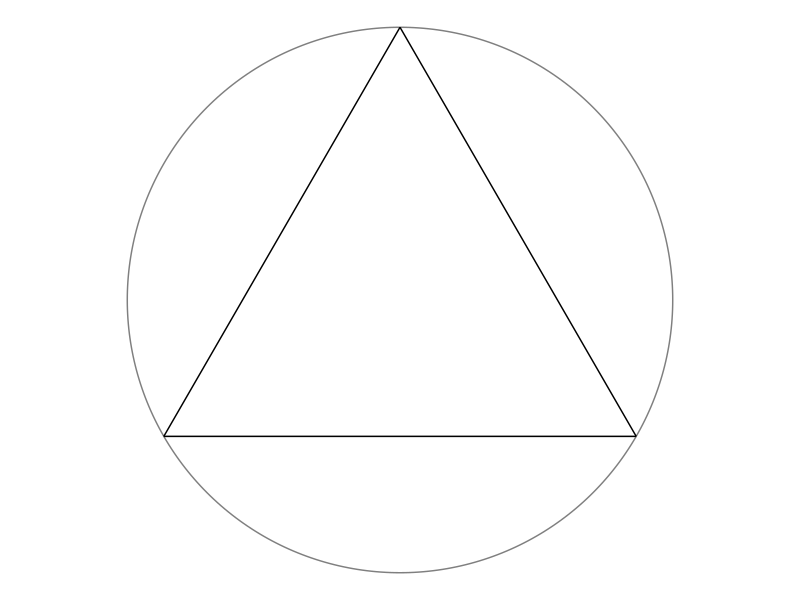

Here is the R script that generated this plot:
# Instruction to students: You may clear the code in this file and replace it
# with your own.

library(tidyverse)
library(ggforce)
theme_set(theme_void())

# Draw a random chord in a unit circle centred at origin -----------------------

# Coordinates of equilateral triangle
eqtri_df <- tibble(
  x    = c(0, sqrt(3) / 2, -sqrt(3) / 2),
  y    = c(1, -0.5, -0.5),
  xend = c(sqrt(3) / 2, -sqrt(3) / 2, 0),
  yend = c(-0.5, -0.5, 1)
)

# Setting parameters
xx0 = 0; yy0 = 0; # center of circle
r = 1; # radius of circle
nLines = 100; # number of lines


# Method A



# Method B



# Method C 


# Plot
p <- ggplot() +
  ggforce::geom_circle(aes(x0 = 0, y0 = 0, r = 1), col = "gray50") +
  geom_segment(data = eqtri_df, aes(x = x, y = y, xend = xend, yend = yend)) +
  coord_equal()

ggsave(p, file = "plot.png", height = 5, width = 7)
